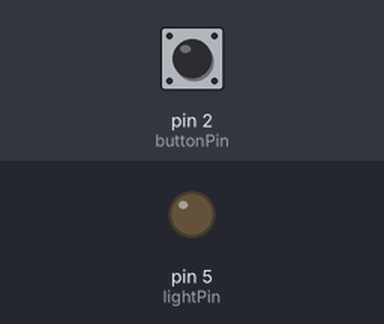
A sketch run on a simulated Arduino Uno, built with avr-gcc and run on an emulated ATmega328P. Parts: output pins drawn as LEDs (lit = HIGH). The test bench sets the inputs (shaded band); at power-on: pin 2 (buttonPin) LOW.

Above: at 1.2 s.
1.3 s: pin 2 (buttonPin) pulled HIGH for 0.15 s
At 1.9 s:
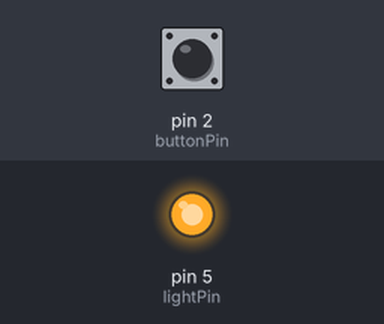
Timing chart, 0 to 12.8 s (numbered marks = the images above; inputs shaded):
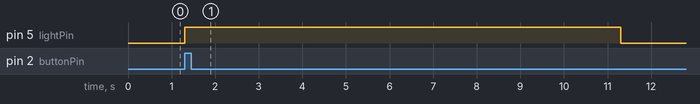

The sketch:

OnLight.ino
```cpp
int buttonPin = 2;    // select the input pin for the potentiometer
int lightPin = 5;      // select the pin for the LED
bool flagDone = false;
void setup() {
  // put your setup code here, to run once:
  Serial.begin(9600);

  pinMode(buttonPin, INPUT);
  pinMode(lightPin, OUTPUT);

  digitalWrite(lightPin, LOW);
}

void loop() {
  if (!flagDone) {
    int buttonValue = digitalRead(buttonPin);
//    Serial.println(buttonValue);
    if (buttonValue) {
      digitalWrite(lightPin, HIGH);
      delay(10000);
      digitalWrite(lightPin, LOW);
      delay(1000);
      flagDone = true;
    }
  }
  delay(100);
}
```

Measured:
- after the input at 1.3 s, pin 5 (lightPin): LOW → HIGH at once, → LOW 10.0 s later
